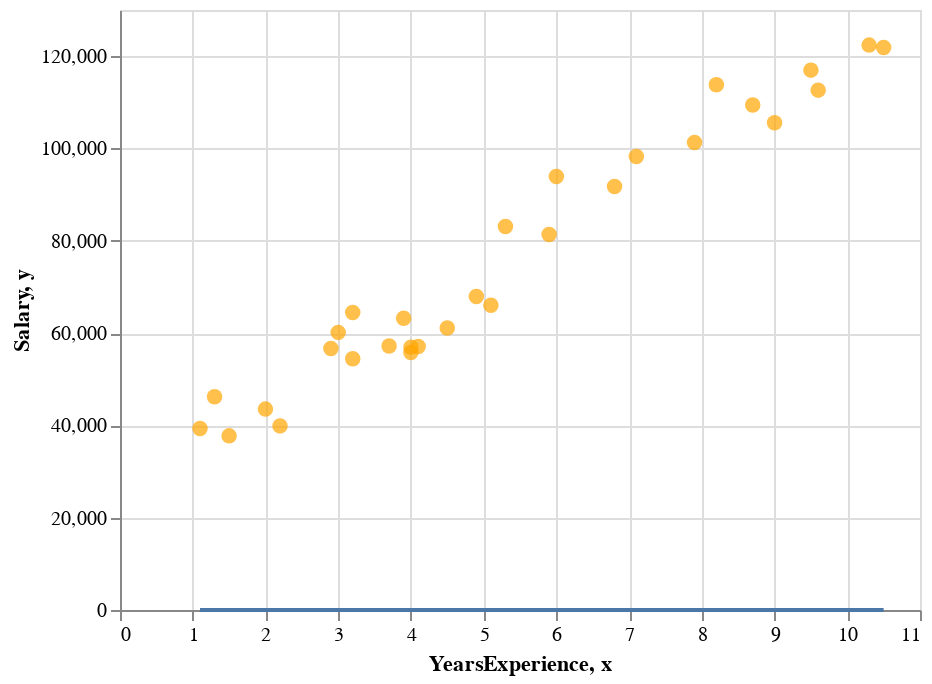

The cell this chart's notebook holds for it:
### Markdown cell above
**[3.5]** Display the line chart

### Code cell
scatter_chart + line_chart

### Figure 1 — Vega-Lite specification as saved in the notebook (floating-point values rounded to 4 significant figures)
{"config": {"view": {"continuousWidth": 400, "continuousHeight": 300}}, "layer": [{"data": {"name": "data-09773d8f115bcdd7976eced50e1ebdda"}, "mark": {"type": "circle", "color": "orange", "size": 60}, "encoding": {"x": {"field": "YearsExperience", "type": "quantitative"}, "y": {"field": "Salary", "type": "quantitative"}}}, {"data": {"name": "data-8ca56f0410beef59e47cdf245ebc7135"}, "mark": "line", "encoding": {"x": {"field": "x", "type": "quantitative"}, "y": {"field": "y", "type": "quantitative"}}}], "$schema": "https://vega.github.io/schema/vega-lite/v4.17.0.json", "datasets": {"data-09773d8f115bcdd7976eced50e1ebdda": [{"YearsExperience": 1.1, "Salary": 39340.0}, {"YearsExperience": 1.3, "Salary": 46200.0}, {"YearsExperience": 1.5, "Salary": 37730.0}, {"YearsExperience": 2.0, "Salary": 43520.0}, {"YearsExperience": 2.2, "Salary": 39890.0}, {"YearsExperience": 2.9, "Salary": 56640.0}, {"YearsExperience": 3.0, "Salary": 60150.0}, {"YearsExperience": 3.2, "Salary": 54440.0}, {"YearsExperience": 3.2, "Salary": 64440.0}, {"YearsExperience": 3.7, "Salary": 57190.0}, {"YearsExperience": 3.9, "Salary": 63220.0}, {"YearsExperience": 4.0, "Salary": 55790.0}, {"YearsExperience": 4.0, "Salary": 56960.0}, {"YearsExperience": 4.1, "Salary": 57080.0}, {"YearsExperience": 4.5, "Salary": 61110.0}, {"YearsExperience": 4.9, "Salary": 67940.0}, {"YearsExperience": 5.1, "Salary": 66030.0}, {"YearsExperience": 5.3, "Salary": 83090.0}, {"YearsExperience": 5.9, "Salary": 81360.0}, {"YearsExperience": 6.0, "Salary": 93940.0}, {"YearsExperience": 6.8, "Salary": 91740.0}, {"YearsExperience": 7.1, "Salary": 98270.0}, {"YearsExperience": 7.9, "Salary": 101300.0}, {"YearsExperience": 8.2, "Salary": 113800.0}, {"YearsExperience": 8.7, "Salary": 109400.0}, {"YearsExperience": 9.0, "Salary": 105600.0}, {"YearsExperience": 9.5, "Salary": 117000.0}, {"YearsExperience": 9.6, "Salary": 112600.0}, {"YearsExperience": 10.3, "Salary": 122400.0}, {"YearsExperience": 10.5, "Salary": 121900.0}], "data-8ca56f0410beef59e47cdf245ebc7135": [{"x": 1.1, "y": 0.0}, {"x": 1.3, "y": 0.0}, {"x": 1.5, "y": 0.0}, {"x": 2.0, "y": 0.0}, {"x": 2.2, "y": 0.0}, {"x": 2.9, "y": 0.0}, {"x": 3.0, "y": 0.0}, {"x": 3.2, "y": 0.0}, {"x": 3.2, "y": 0.0}, {"x": 3.7, "y": 0.0}, {"x": 3.9, "y": 0.0}, {"x": 4.0, "y": 0.0}, {"x": 4.0, "y": 0.0}, {"x": 4.1, "y": 0.0}, {"x": 4.5, "y": 0.0}, {"x": 4.9, "y": 0.0}, {"x": 5.1, "y": 0.0}, {"x": 5.3, "y": 0.0}, {"x": 5.9, "y": 0.0}, {"x": 6.0, "y": 0.0}, {"x": 6.8, "y": 0.0}, {"x": 7.1, "y": 0.0}, {"x": 7.9, "y": 0.0}, {"x": 8.2, "y": 0.0}, {"x": 8.7, "y": 0.0}, {"x": 9.0, "y": 0.0}, {"x": 9.5, "y": 0.0}, {"x": 9.6, "y": 0.0}, {"x": 10.3, "y": 0.0}, {"x": 10.5, "y": 0.0}]}}
